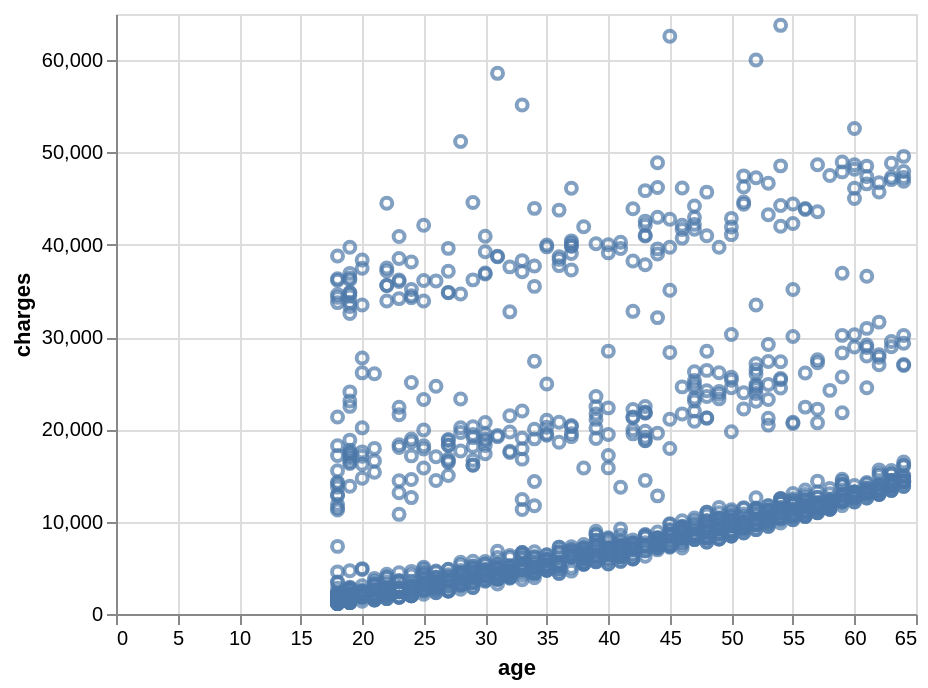

Notebook code for this chart:
### Code cell
# Below is a scatter plot which shows the relation between insurance costs and age.

chart = alt.Chart(df).mark_point().encode(
    x='age',
    y='charges'
)

chart

### Figure 1 — Vega-Lite specification as saved in the notebook (floating-point values rounded to 4 significant figures; data arrays with more than 128 entries replaced by an {"elided": "..."} marker saying what was removed)
{"config": {"view": {"continuousWidth": 400, "continuousHeight": 300}}, "data": {"name": "data-940772b709be72b3ac8e197cfacbd9fb"}, "mark": "point", "encoding": {"x": {"field": "age", "type": "quantitative"}, "y": {"field": "charges", "type": "quantitative"}}, "$schema": "https://vega.github.io/schema/vega-lite/v4.17.0.json", "datasets": {"data-940772b709be72b3ac8e197cfacbd9fb": {"elided": "1338 records"}}}
